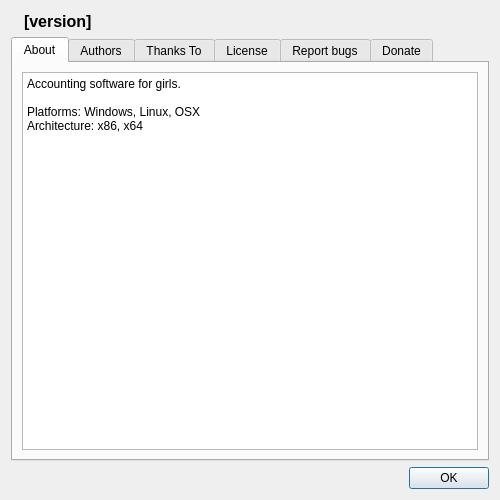
<?xml version="1.0" encoding="UTF-8"?>
<ui version="4.0">
 <class>UiAbout</class>
 <widget class="QDialog" name="UiAbout">
  <property name="geometry">
   <rect>
    <x>0</x>
    <y>0</y>
    <width>500</width>
    <height>500</height>
   </rect>
  </property>
  <property name="windowTitle">
   <string>XXXDb - about</string>
  </property>
  <property name="windowIcon">
   <iconset resource="../Resources/App.qrc">
    <normaloff>:/Main/Main/App.ico</normaloff>:/Main/Main/App.ico</iconset>
  </property>
  <layout class="QGridLayout" name="gridLayout">
   <item row="0" column="0">
    <layout class="QHBoxLayout" name="horizontalLayout">
     <item>
      <widget class="QLabel" name="lblAppIcon">
       <property name="pixmap">
        <pixmap resource="../Resources/App.qrc">:/Main/Main/App.ico</pixmap>
       </property>
       <property name="alignment">
        <set>Qt::AlignCenter</set>
       </property>
       <property name="margin">
        <number>4</number>
       </property>
      </widget>
     </item>
     <item>
      <widget class="QLabel" name="lblAppName">
       <property name="font">
        <font>
         <pointsize>12</pointsize>
         <weight>75</weight>
         <bold>true</bold>
        </font>
       </property>
       <property name="text">
        <string>[version]</string>
       </property>
      </widget>
     </item>
     <item>
      <spacer name="horizontalSpacer">
       <property name="orientation">
        <enum>Qt::Horizontal</enum>
       </property>
       <property name="sizeHint" stdset="0">
        <size>
         <width>40</width>
         <height>20</height>
        </size>
       </property>
      </spacer>
     </item>
    </layout>
   </item>
   <item row="1" column="0">
    <widget class="QTabWidget" name="tabInfo">
     <property name="currentIndex">
      <number>0</number>
     </property>
     <widget class="QWidget" name="tabAbout">
      <attribute name="title">
       <string>About</string>
      </attribute>
      <layout class="QGridLayout" name="gridLayout_6">
       <item row="0" column="0">
        <widget class="QPlainTextEdit" name="pteAbout">
         <property name="enabled">
          <bool>true</bool>
         </property>
         <property name="readOnly">
          <bool>true</bool>
         </property>
         <property name="plainText">
          <string>Accounting software for girls.

Platforms: Windows, Linux, OSX
Architecture: x86, x64
</string>
         </property>
        </widget>
       </item>
      </layout>
     </widget>
     <widget class="QWidget" name="tabAuthors">
      <attribute name="title">
       <string>Authors</string>
      </attribute>
      <layout class="QGridLayout" name="gridLayout_4">
       <item row="0" column="0">
        <widget class="QPlainTextEdit" name="pteAuthors">
         <property name="readOnly">
          <bool>true</bool>
         </property>
         <property name="plainText">
          <string>Authors: skynowa
E-mail: skynowa@gmail.com
Skype: skynowa777
Jabber: skynowa@jabber.ru
ICQ: 627713628
Web: https://bitbucket.org/skynowa/xxxdb
</string>
         </property>
        </widget>
       </item>
      </layout>
     </widget>
     <widget class="QWidget" name="tabThanks">
      <attribute name="title">
       <string>Thanks To</string>
      </attribute>
      <layout class="QGridLayout" name="gridLayout_3">
       <item row="0" column="0">
        <widget class="QPlainTextEdit" name="pteThanks">
         <property name="readOnly">
          <bool>true</bool>
         </property>
        </widget>
       </item>
      </layout>
     </widget>
     <widget class="QWidget" name="tabLicense">
      <attribute name="title">
       <string>License</string>
      </attribute>
      <layout class="QGridLayout" name="gridLayout_2">
       <item row="0" column="0">
        <widget class="QPlainTextEdit" name="pteLicense">
         <property name="readOnly">
          <bool>true</bool>
         </property>
         <property name="plainText">
          <string>    This program is free software: you can redistribute it and/or modify
it under the terms of the GNU General Public License as published by
the Free Software Foundation, either version 3 of the License, or
(at your option) any later version.

    This program is distributed in the hope that it will be useful,
but WITHOUT ANY WARRANTY; without even the implied warranty of
MERCHANTABILITY or FITNESS FOR A PARTICULAR PURPOSE.  See the
GNU General Public License for more details.

    You should have received a copy of the GNU General Public License
along with this program.  If not, see &lt;http://www.gnu.org/licenses/&gt;.</string>
         </property>
        </widget>
       </item>
      </layout>
     </widget>
     <widget class="QWidget" name="tabReportBugs">
      <attribute name="title">
       <string>Report bugs</string>
      </attribute>
      <layout class="QGridLayout" name="gridLayout_7">
       <item row="0" column="0">
        <widget class="QTextEdit" name="textEdit">
         <property name="readOnly">
          <bool>true</bool>
         </property>
         <property name="html">
          <string>&lt;!DOCTYPE HTML PUBLIC &quot;-//W3C//DTD HTML 4.0//EN&quot; &quot;http://www.w3.org/TR/REC-html40/strict.dtd&quot;&gt;
&lt;html&gt;&lt;head&gt;&lt;meta name=&quot;qrichtext&quot; content=&quot;1&quot; /&gt;&lt;style type=&quot;text/css&quot;&gt;
p, li { white-space: pre-wrap; }
&lt;/style&gt;&lt;/head&gt;&lt;body style=&quot; font-family:'Sans'; font-size:10pt; font-weight:400; font-style:normal;&quot;&gt;
&lt;p style=&quot; margin-top:0px; margin-bottom:0px; margin-left:0px; margin-right:0px; -qt-block-indent:0; text-indent:0px;&quot;&gt;&lt;span style=&quot; font-family:'Sans Serif'; font-size:9pt;&quot;&gt;Report bugs or wishes.&lt;/span&gt;&lt;/p&gt;
&lt;p style=&quot;-qt-paragraph-type:empty; margin-top:12px; margin-bottom:12px; margin-left:0px; margin-right:0px; -qt-block-indent:0; text-indent:0px; font-family:'Sans Serif'; font-size:9pt;&quot;&gt;&lt;br /&gt;&lt;/p&gt;
&lt;p style=&quot; margin-top:12px; margin-bottom:12px; margin-left:0px; margin-right:0px; -qt-block-indent:0; text-indent:0px;&quot;&gt;&lt;span style=&quot; font-family:'Sans Serif'; font-size:9pt;&quot;&gt;E-mail: &lt;/span&gt;&lt;a href=&quot;skynowa@gmail.com&quot;&gt;&lt;span style=&quot; font-family:'Sans Serif'; font-size:9pt; text-decoration: underline; color:#0000ff;&quot;&gt;skynowa@gmail.com&lt;/span&gt;&lt;/a&gt;&lt;/p&gt;
&lt;p style=&quot; margin-top:12px; margin-bottom:12px; margin-left:0px; margin-right:0px; -qt-block-indent:0; text-indent:0px;&quot;&gt;&lt;span style=&quot; font-family:'Sans Serif'; font-size:9pt;&quot;&gt;Skype: &lt;/span&gt;&lt;a href=&quot;skype:skynowa777?chat&quot;&gt;&lt;span style=&quot; font-family:'Sans Serif'; font-size:9pt; text-decoration: underline; color:#0000ff;&quot;&gt;skynowa777&lt;/span&gt;&lt;/a&gt;&lt;/p&gt;
&lt;p style=&quot; margin-top:12px; margin-bottom:12px; margin-left:0px; margin-right:0px; -qt-block-indent:0; text-indent:0px;&quot;&gt;&lt;span style=&quot; font-family:'Sans Serif'; font-size:9pt;&quot;&gt;Jabber: skynowa@jabber.ru&lt;/span&gt;&lt;/p&gt;
&lt;p style=&quot; margin-top:12px; margin-bottom:12px; margin-left:0px; margin-right:0px; -qt-block-indent:0; text-indent:0px;&quot;&gt;&lt;span style=&quot; font-family:'Sans Serif'; font-size:9pt;&quot;&gt;ICQ: 627713628&lt;/span&gt;&lt;/p&gt;
&lt;p style=&quot; margin-top:12px; margin-bottom:12px; margin-left:0px; margin-right:0px; -qt-block-indent:0; text-indent:0px;&quot;&gt;&lt;span style=&quot; font-family:'Sans Serif'; font-size:9pt;&quot;&gt;Web: &lt;/span&gt;&lt;a href=&quot;https://bitbucket.org/skynowa/xxxdb&quot;&gt;&lt;span style=&quot; font-family:'Sans Serif'; font-size:9pt; text-decoration: underline; color:#0000ff;&quot;&gt;https://bitbucket.org/skynowa/xxxdb&lt;/span&gt;&lt;/a&gt;&lt;span style=&quot; font-family:'Sans Serif'; font-size:9pt;&quot;&gt;, &lt;/span&gt;&lt;a href=&quot;http://code.google.com/p/xxxdb/issues/list&quot;&gt;&lt;span style=&quot; font-family:'Sans Serif'; font-size:9pt; text-decoration: underline; color:#0000ff;&quot;&gt;http://code.google.com/p/xxxdb/issues/list&lt;/span&gt;&lt;/a&gt;&lt;/p&gt;
&lt;p style=&quot;-qt-paragraph-type:empty; margin-top:12px; margin-bottom:12px; margin-left:0px; margin-right:0px; -qt-block-indent:0; text-indent:0px; font-family:'Sans Serif'; font-size:9pt;&quot;&gt;&lt;br /&gt;&lt;/p&gt;&lt;/body&gt;&lt;/html&gt;</string>
         </property>
         <property name="textInteractionFlags">
          <set>Qt::TextBrowserInteraction</set>
         </property>
        </widget>
       </item>
      </layout>
     </widget>
     <widget class="QWidget" name="tabDonate">
      <attribute name="title">
       <string>Donate</string>
      </attribute>
      <layout class="QGridLayout" name="gridLayout_5">
       <item row="0" column="0">
        <widget class="QPlainTextEdit" name="pteDonate">
         <property name="readOnly">
          <bool>true</bool>
         </property>
         <property name="plainText">
          <string>PayPal -  [TODO]
WebMoney - [TODO]
YandexMoney - [TODO]
Private24 - [TODO]</string>
         </property>
        </widget>
       </item>
      </layout>
     </widget>
    </widget>
   </item>
   <item row="2" column="0">
    <layout class="QHBoxLayout" name="horizontalLayout_2">
     <item>
      <widget class="QDialogButtonBox" name="bbxButtons">
       <property name="standardButtons">
        <set>QDialogButtonBox::Ok</set>
       </property>
      </widget>
     </item>
    </layout>
   </item>
  </layout>
 </widget>
 <resources>
  <include location="../Resources/App.qrc"/>
 </resources>
 <connections/>
</ui>
